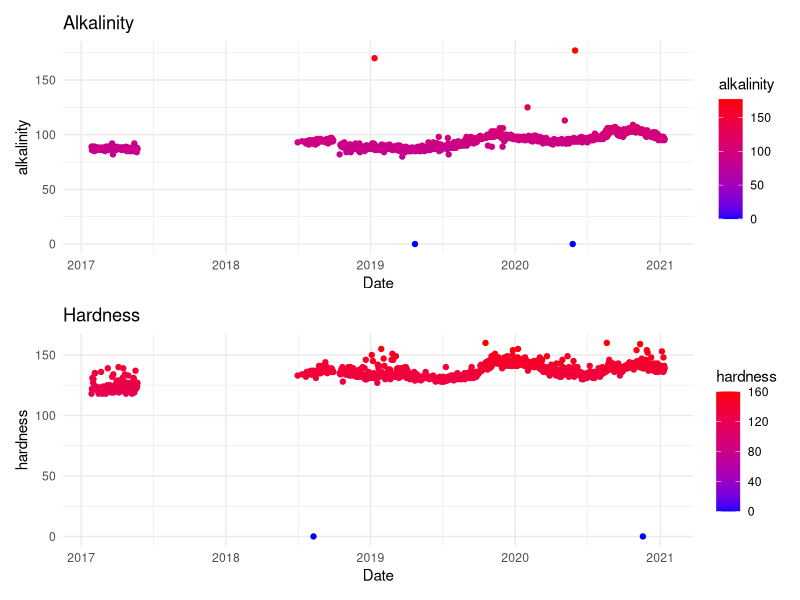
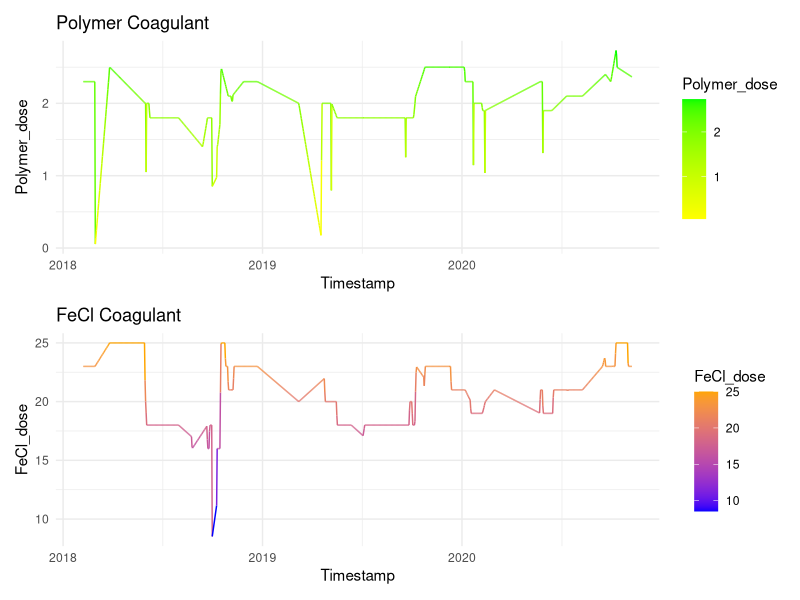
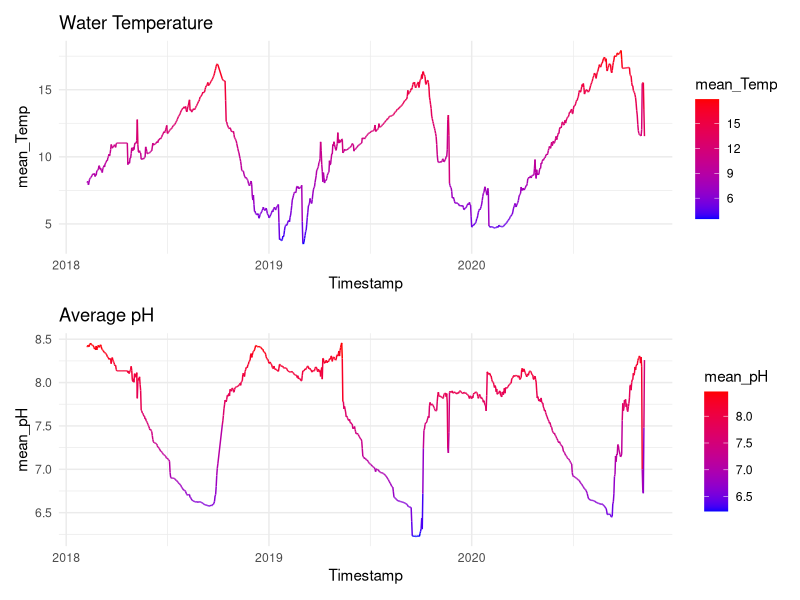
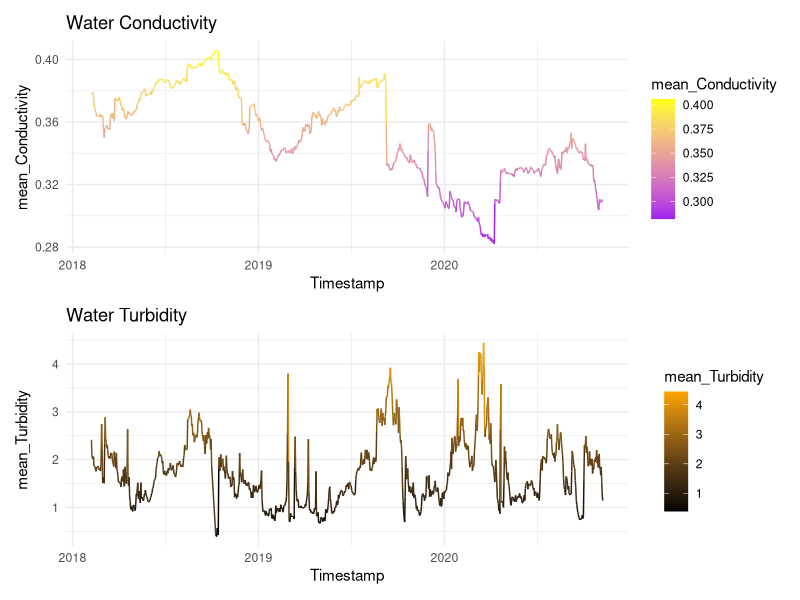

Here is the R script that generated these plots, in order:
## ---- chunk 1
knitr::opts_chunk$set(echo = TRUE)
## ---- chunk 2
library(dplyr)
library(tidyr)
library(readr)
library(lubridate)
library(ggplot2)
library(zoo)
library(purrr)
library(knitr)
library (patchwork)
## ---- chunk 3
alk_df <- read_csv("alkalinity_hardness_cleaned.csv",show_col_types = FALSE)
alk_df$Date <- mdy(alk_df$Date)

plot_alk <- ggplot(alk_df, aes(x = Date,
                           y = alkalinity,
                           color = alkalinity)) +
  geom_point() + 
  scale_color_gradient(low = 'blue', high = 'red') +
  theme_minimal() +
  ggtitle("Alkalinity")

plot_hardness <- ggplot(alk_df, aes(x = Date,
                           y = hardness,
                           color = hardness)) +
  geom_point() + 
  scale_color_gradient(low = 'blue', high = 'red') +
  theme_minimal() +
  ggtitle("Hardness")

plot_alk/plot_hardness
## ---- chunk 4

df_lag_incdec <- read.csv("RWAR_dosing_lag_incdec.csv") |>
  mutate(Timestamp = ymd(Timestamp))

plot_pH <- ggplot(df_lag_incdec, aes(x = Timestamp,
                           y = mean_pH,
                           color = mean_pH)) +
  geom_line() + 
  scale_color_gradient(low = 'blue', high = 'red') +
  theme_minimal() +
  ggtitle("Average pH")

plot_polymer <- ggplot(df_lag_incdec, aes(x = Timestamp,
                           y = Polymer_dose,
                           color = Polymer_dose)) +
  geom_line() + 
  scale_color_gradient(low = 'yellow', high = 'green') +
  theme_minimal() +
  ggtitle("Polymer Coagulant")

plot_FeCl <- ggplot(df_lag_incdec, aes(x = Timestamp,
                           y = FeCl_dose,
                           color = FeCl_dose)) +
  geom_line() + 
  scale_color_gradient(low = 'blue', high = 'orange') +
  theme_minimal() +
  ggtitle("FeCl Coagulant")

plot_temp <- ggplot(df_lag_incdec, aes(x = Timestamp,
                           y = mean_Temp,
                           color = mean_Temp)) +
  geom_line() + 
  scale_color_gradient(low = 'blue', high = 'red') +
  theme_minimal() +
  ggtitle("Water Temperature")

plot_cond <- ggplot(df_lag_incdec, aes(x = Timestamp,
                           y = mean_Conductivity,
                           color = mean_Conductivity)) +
  geom_line() + 
  scale_color_gradient(low = 'purple', high = 'yellow') +
  theme_minimal() +
  ggtitle("Water Conductivity")

plot_turb <- ggplot(df_lag_incdec, aes(x = Timestamp,
                           y = mean_Turbidity,
                           color = mean_Turbidity)) +
  geom_line() + 
  scale_color_gradient(low = 'black', high = 'orange') +
  theme_minimal() +
  ggtitle("Water Turbidity")

plot_polymer/plot_FeCl
plot_temp / plot_pH
plot_cond / plot_turb
## ---- chunk 5
data <- read.csv("RWAR_dosing_cleaned.csv")
lagged_data <- data |>
  mutate(Temp_lag1 = lag(mean_Temp, 1), 
         Temp_lag2 = lag(mean_Temp, 2),
         pH_lag1 = lag(mean_pH, 1),
         pH_lag2 = lag(mean_pH, 2),
         Cond_lag1 = lag(mean_Conductivity, 1),
         Cond_lag2 = lag(mean_Conductivity, 2),
         Turb_lag1 = lag(mean_Turbidity, 1),
         Turb_lag2 = lag(mean_Turbidity, 2))
# Temp
lagged_data$Temp_lag1[1] <- lagged_data$Temp_lag1[2]
lagged_data$Temp_lag2[1:2] <- lagged_data$Temp_lag2[3]
# pH
lagged_data$pH_lag1[1] <- lagged_data$pH_lag1[2]
lagged_data$pH_lag2[1:2] <- lagged_data$pH_lag2[3]
# Conductivity
lagged_data$Cond_lag1[1] <- lagged_data$Cond_lag1[2]
lagged_data$Cond_lag2[1:2] <- lagged_data$Cond_lag2[3]
# Turbidity
lagged_data$Turb_lag1[1] <- lagged_data$Turb_lag1[2]
lagged_data$Turb_lag2[1:2] <- lagged_data$Turb_lag2[3]
## ---- chunk 6

lm_fit <- lm(Ferric.chloride..mg.L ~ ., data=lagged_data |> select(-c(Timestamp, Cationic.Polimer..mg.L)))
summary(lm_fit)

## ---- chunk 7



